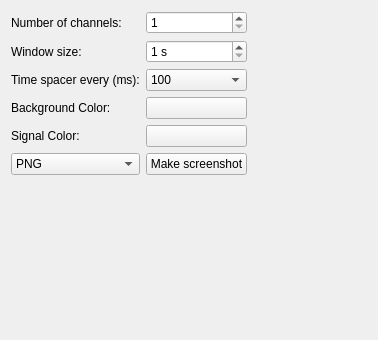
<?xml version="1.0" encoding="UTF-8"?>
<ui version="4.0">
 <class>FiffRawViewSettingsWidget</class>
 <widget class="QWidget" name="FiffRawViewSettingsWidget">
  <property name="geometry">
   <rect>
    <x>0</x>
    <y>0</y>
    <width>378</width>
    <height>340</height>
   </rect>
  </property>
  <property name="sizePolicy">
   <sizepolicy hsizetype="Expanding" vsizetype="Expanding">
    <horstretch>0</horstretch>
    <verstretch>0</verstretch>
   </sizepolicy>
  </property>
  <property name="mouseTracking">
   <bool>false</bool>
  </property>
  <property name="windowTitle">
   <string>Form</string>
  </property>
  <property name="windowOpacity">
   <double>0.950000000000000</double>
  </property>
  <property name="styleSheet">
   <string notr="true"/>
  </property>
  <layout class="QGridLayout" name="gridLayout">
   <item row="0" column="0" colspan="2">
    <layout class="QGridLayout" name="gridLayout_4">
     <property name="topMargin">
      <number>0</number>
     </property>
     <item row="2" column="0">
      <widget class="QLabel" name="label_timeSpacers">
       <property name="text">
        <string>Time spacer every (ms):</string>
       </property>
      </widget>
     </item>
     <item row="2" column="1">
      <widget class="QComboBox" name="m_comboBox_distaceTimeSpacer">
       <property name="currentIndex">
        <number>0</number>
       </property>
       <item>
        <property name="text">
         <string>100</string>
        </property>
       </item>
       <item>
        <property name="text">
         <string>200</string>
        </property>
       </item>
       <item>
        <property name="text">
         <string>500</string>
        </property>
       </item>
       <item>
        <property name="text">
         <string>1000</string>
        </property>
       </item>
      </widget>
     </item>
     <item row="4" column="0">
      <widget class="QLabel" name="label_signalColor">
       <property name="text">
        <string>Signal Color:</string>
       </property>
      </widget>
     </item>
     <item row="4" column="1">
      <widget class="QPushButton" name="m_pushButton_signalColor">
       <property name="text">
        <string/>
       </property>
      </widget>
     </item>
     <item row="1" column="1">
      <widget class="QSpinBox" name="m_spinBox_windowSize">
       <property name="suffix">
        <string> s</string>
       </property>
       <property name="prefix">
        <string/>
       </property>
       <property name="minimum">
        <number>1</number>
       </property>
       <property name="maximum">
        <number>120</number>
       </property>
       <property name="value">
        <number>1</number>
       </property>
      </widget>
     </item>
     <item row="3" column="1">
      <widget class="QPushButton" name="m_pushButton_backgroundColor">
       <property name="text">
        <string/>
       </property>
      </widget>
     </item>
     <item row="3" column="0">
      <widget class="QLabel" name="label_backgroundColor">
       <property name="text">
        <string>Background Color:</string>
       </property>
      </widget>
     </item>
     <item row="0" column="0">
      <widget class="QLabel" name="label_numberChannels">
       <property name="text">
        <string>Number of channels:</string>
       </property>
      </widget>
     </item>
     <item row="1" column="0">
      <widget class="QLabel" name="label_windowSize">
       <property name="text">
        <string>Window size:</string>
       </property>
      </widget>
     </item>
     <item row="5" column="0">
      <widget class="QComboBox" name="m_comboBox_imageType">
       <item>
        <property name="text">
         <string>PNG</string>
        </property>
       </item>
       <item>
        <property name="text">
         <string>SVG</string>
        </property>
       </item>
      </widget>
     </item>
     <item row="5" column="1">
      <widget class="QPushButton" name="m_pushButton_makeScreenshot">
       <property name="text">
        <string>Make screenshot</string>
       </property>
      </widget>
     </item>
     <item row="0" column="1">
      <widget class="QDoubleSpinBox" name="m_doubleSpinBox_numberVisibleChannels">
       <property name="suffix">
        <string/>
       </property>
       <property name="decimals">
        <number>0</number>
       </property>
       <property name="minimum">
        <double>1.000000000000000</double>
       </property>
       <property name="maximum">
        <double>100.000000000000000</double>
       </property>
       <property name="singleStep">
        <double>1.000000000000000</double>
       </property>
       <property name="value">
        <double>1.000000000000000</double>
       </property>
      </widget>
     </item>
    </layout>
   </item>
   <item row="0" column="2">
    <spacer name="horizontalSpacer">
     <property name="orientation">
      <enum>Qt::Horizontal</enum>
     </property>
     <property name="sizeHint" stdset="0">
      <size>
       <width>40</width>
       <height>20</height>
      </size>
     </property>
    </spacer>
   </item>
   <item row="1" column="0">
    <spacer name="verticalSpacer">
     <property name="orientation">
      <enum>Qt::Vertical</enum>
     </property>
     <property name="sizeHint" stdset="0">
      <size>
       <width>20</width>
       <height>40</height>
      </size>
     </property>
    </spacer>
   </item>
  </layout>
 </widget>
 <resources/>
 <connections/>
</ui>
